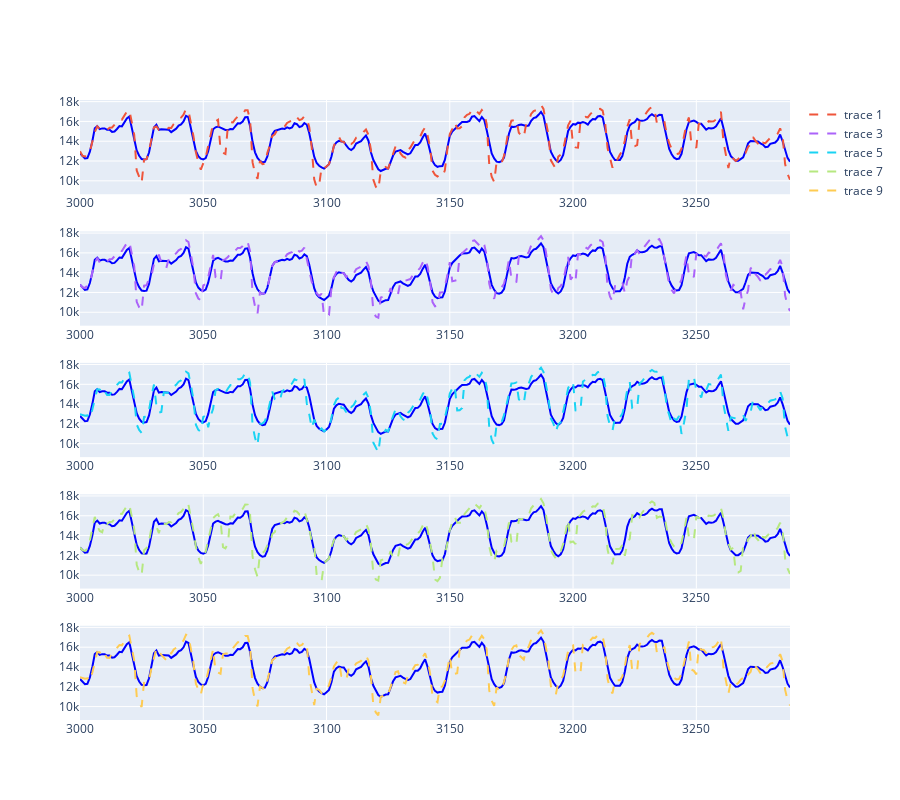

The notebook cell saved with this chart:
### Code cell
import plotly.graph_objs as go
from plotly.subplots import make_subplots

fig = make_subplots(rows=len(all_drs), cols=1)
demand_df = demand_ts.to_frame(name="demand_0")
initial_demand_trace = go.Scatter(x=demand_ts.index, y=demand_ts, showlegend=False, line=dict(color="blue"))
for i,dr in enumerate(all_drs):
    # demand_df[f"post_dr_{i+1}"] = demand_df["demand_0"] + dr
    fig.add_trace(
        initial_demand_trace, row=i+1, col=1
    )
    fig.add_trace(
        go.Scatter(x=dr.index, y=demand_ts+dr, line=dict(dash="dash")), row=i+1, col=1
    )

fig.update_xaxes(matches="x")
fig.update_yaxes(matches="y")
fig.update_layout(height=800)

### Figure 1 — Plotly figure (JSON) as saved in the notebook; plotly's stock layout.template omitted (floating-point values rounded to 4 significant figures; data arrays with more than 128 entries replaced by an {"elided": "..."} marker saying what was removed)
{"data": [{"line": {"color": "blue"}, "showlegend": false, "type": "scatter", "x": {"elided": "289 int values"}, "xaxis": "x", "y": {"elided": "289 int values"}, "yaxis": "y"}, {"line": {"dash": "dash"}, "type": "scatter", "x": {"elided": "289 int values"}, "xaxis": "x", "y": {"elided": "289 float values"}, "yaxis": "y"}, {"line": {"color": "blue"}, "showlegend": false, "type": "scatter", "x": {"elided": "289 int values"}, "xaxis": "x2", "y": {"elided": "289 int values"}, "yaxis": "y2"}, {"line": {"dash": "dash"}, "type": "scatter", "x": {"elided": "289 int values"}, "xaxis": "x2", "y": {"elided": "289 float values"}, "yaxis": "y2"}, {"line": {"color": "blue"}, "showlegend": false, "type": "scatter", "x": {"elided": "289 int values"}, "xaxis": "x3", "y": {"elided": "289 int values"}, "yaxis": "y3"}, {"line": {"dash": "dash"}, "type": "scatter", "x": {"elided": "289 int values"}, "xaxis": "x3", "y": {"elided": "289 float values"}, "yaxis": "y3"}, {"line": {"color": "blue"}, "showlegend": false, "type": "scatter", "x": {"elided": "289 int values"}, "xaxis": "x4", "y": {"elided": "289 int values"}, "yaxis": "y4"}, {"line": {"dash": "dash"}, "type": "scatter", "x": {"elided": "289 int values"}, "xaxis": "x4", "y": {"elided": "289 float values"}, "yaxis": "y4"}, {"line": {"color": "blue"}, "showlegend": false, "type": "scatter", "x": {"elided": "289 int values"}, "xaxis": "x5", "y": {"elided": "289 int values"}, "yaxis": "y5"}, {"line": {"dash": "dash"}, "type": "scatter", "x": {"elided": "289 int values"}, "xaxis": "x5", "y": {"elided": "289 float values"}, "yaxis": "y5"}], "layout": {"height": 800, "xaxis": {"anchor": "y", "domain": [0, 1], "matches": "x"}, "xaxis2": {"anchor": "y2", "domain": [0, 1], "matches": "x"}, "xaxis3": {"anchor": "y3", "domain": [0, 1], "matches": "x"}, "xaxis4": {"anchor": "y4", "domain": [0, 1], "matches": "x"}, "xaxis5": {"anchor": "y5", "domain": [0, 1], "matches": "x"}, "yaxis": {"anchor": "x", "domain": [0.848, 1], "matches": "y"}, "yaxis2": {"anchor": "x2", "domain": [0.636, 0.788], "matches": "y"}, "yaxis3": {"anchor": "x3", "domain": [0.424, 0.576], "matches": "y"}, "yaxis4": {"anchor": "x4", "domain": [0.212, 0.364], "matches": "y"}, "yaxis5": {"anchor": "x5", "domain": [0, 0.152], "matches": "y"}}}
